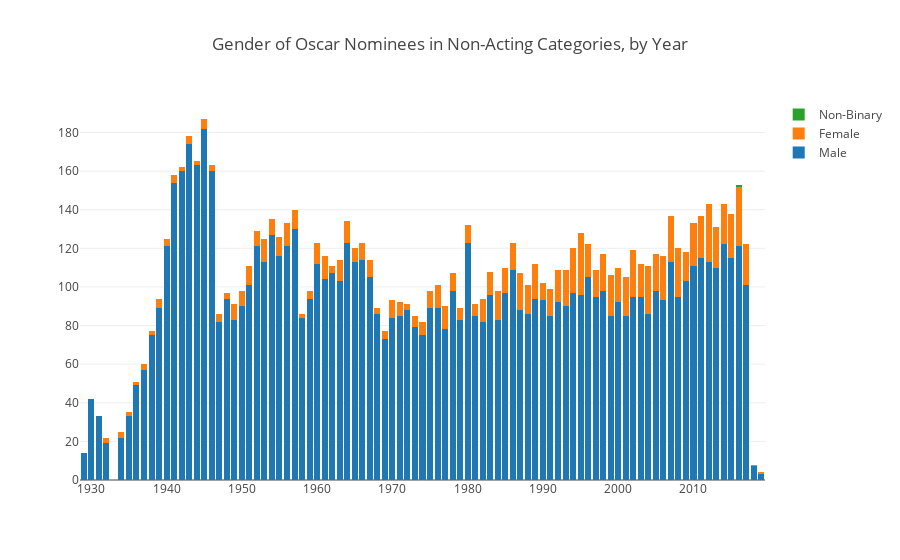

The code cell stored with this chart in its notebook:
### Code cell
years = oscar_nominees.year.unique()
y_gender_values = [male_counts, female_counts, non_binary_counts]

trace1 = go.Bar(
    x=years,
    y=y_gender_values[0],
    name="Male"
)
trace2 = go.Bar(
    x=years,
    y=y_gender_values[1],
    name="Female"
)

trace3 = go.Bar(
    x=years,
    y=y_gender_values[2],
    name="Non-Binary"
)

data = [trace1, trace2, trace3]
layout = go.Layout(
    barmode='stack',
    title="Gender of Oscar Nominees in Non-Acting Categories, by Year"
)

fig = go.Figure(data=data, layout=layout)
iplot(fig)
